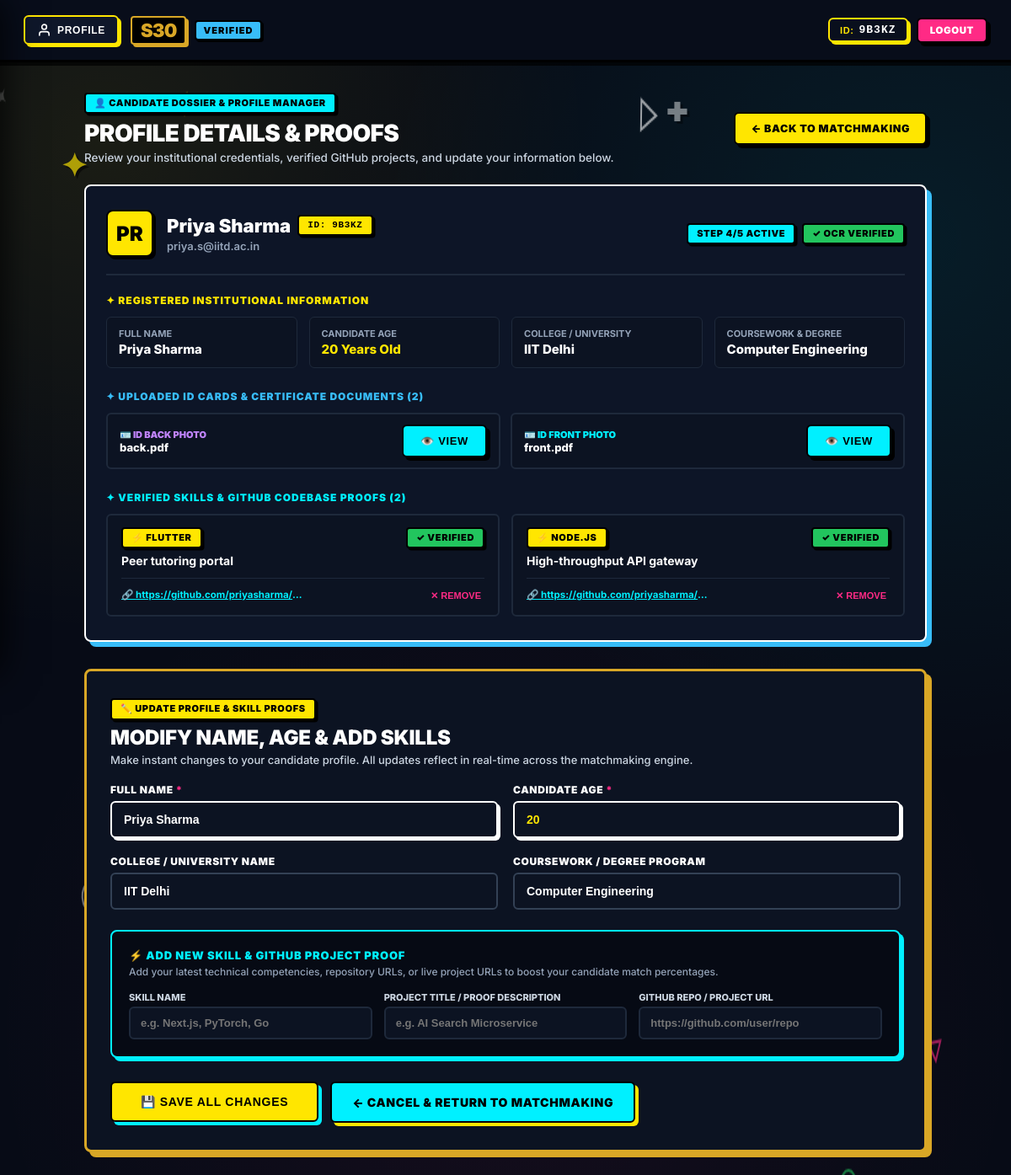
Page /candidate/profile (signed in) on the earlier database version.
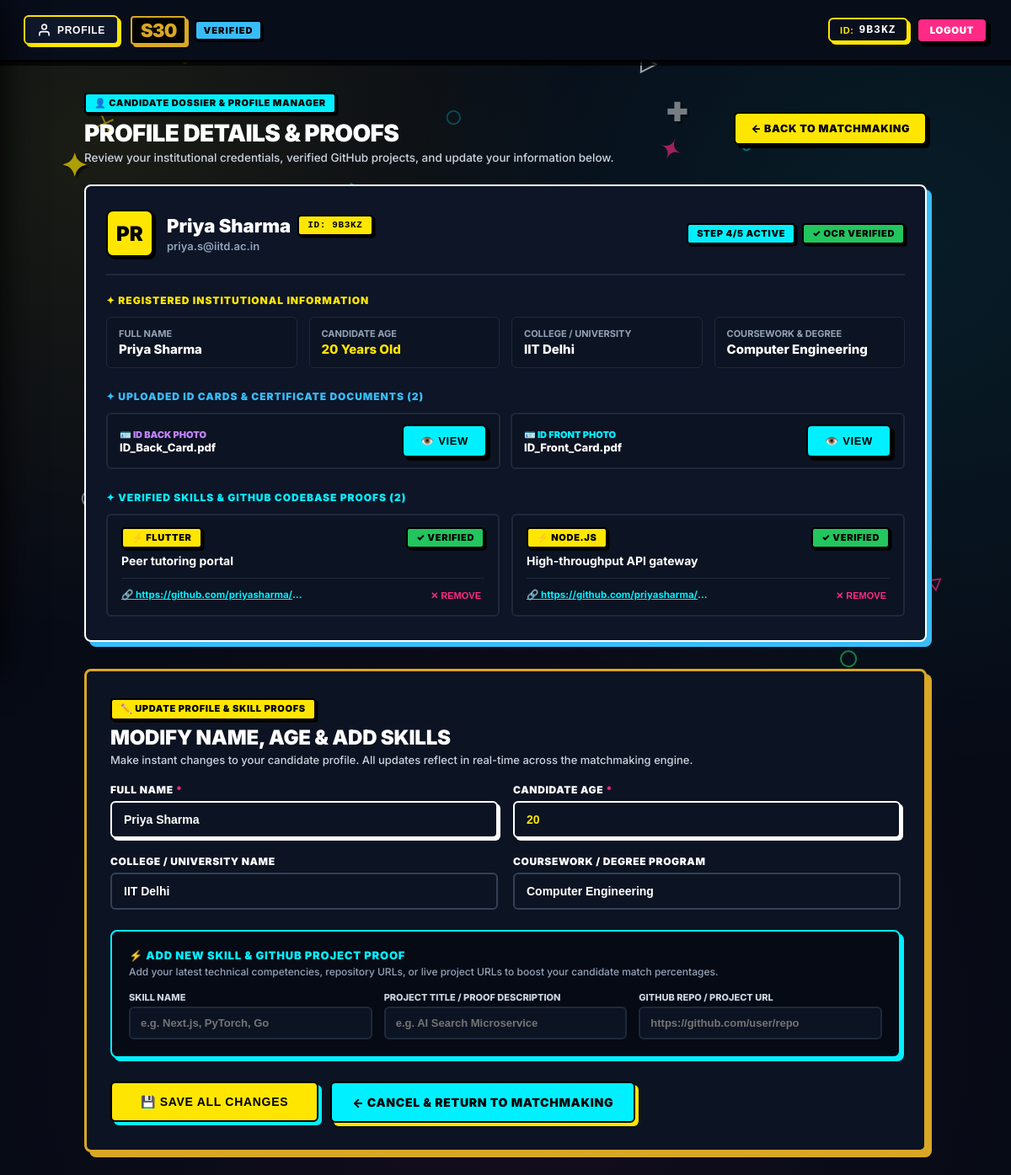
Same page on the later database version.
### tables this page shows
CREATE TABLE user_documents (
        id INTEGER PRIMARY KEY AUTOINCREMENT,
        user_id INTEGER NOT NULL,
        doc_category TEXT DEFAULT 'certificate',
        filename TEXT NOT NULL,
        original_name TEXT NOT NULL,
        file_size INTEGER NOT NULL,
        file_type TEXT,
        ai_score REAL DEFAULT 0.05,
        ai_recommendation TEXT DEFAULT 'LOW_RISK',
        ai_notes TEXT DEFAULT 'Passed automated provenance and pixel pattern check.',
        review_status TEXT DEFAULT 'PENDING',
        uploaded_at TIMESTAMP DEFAULT CURRENT_TIMESTAMP,
        FOREIGN KEY (user_id) REFERENCES users (id) ON DELETE CASCADE
    );

CREATE TABLE user_skills (
        id INTEGER PRIMARY KEY AUTOINCREMENT,
        user_id INTEGER NOT NULL,
        skill_name TEXT NOT NULL,
        project_name TEXT NOT NULL,
        project_url TEXT,
        status TEXT DEFAULT 'VERIFIED',
        created_at TIMESTAMP DEFAULT CURRENT_TIMESTAMP,
        FOREIGN KEY (user_id) REFERENCES users (id) ON DELETE CASCADE
    );

### app.py (the view, shortened to what this page needs)
@app.route("/profile/edit", methods=["GET", "POST"])
@app.route("/candidate/profile", methods=["GET", "POST"])
def edit_profile():
    user = get_current_user()
    if not user:
        return redirect(url_for("login_page"))
    conn = database.get_db_connection()
    success_msg = None
    error_msg = None
    user_row = conn.execute("SELECT * FROM users WHERE id = ?", (user["id"],)).fetchone()
    skills = conn.execute("SELECT * FROM user_skills WHERE user_id = ? ORDER BY id ASC", (user["id"],)).fetchall()
    docs = conn.execute("SELECT * FROM user_documents WHERE user_id = ? ORDER BY id DESC", (user["id"],)).fetchall()
    conn.close()
    user_dict = dict(user_row) if user_row else dict(user)
    skills_list = [dict(s) for s in skills]
    docs_list = [dict(d) for d in docs]
    return render_template(
        "edit_profile.html",
        user=user_dict,
        skills=skills_list,
        documents=docs_list,
        success=success_msg,
        error=error_msg
    )

### app.py (called while the page is built)
def get_current_user(create_default=False):
    user_id = session.get("user_id")
    if not user_id:
        return None
    conn = database.get_db_connection()
    user = conn.execute("SELECT * FROM users WHERE id = ?", (user_id,)).fetchone()
    conn.close()
    return dict(user) if user else None

@app.context_processor
def inject_user():
    return dict(current_user=get_current_user(create_default=False))

### database.py (called while the page is built)
def get_db_connection():
    conn = sqlite3.connect(DB_PATH, timeout=30.0, check_same_thread=False)
    conn.row_factory = sqlite3.Row
    try:
        conn.execute("PRAGMA journal_mode=WAL")
        conn.execute("PRAGMA busy_timeout=30000")
    except Exception:
        pass
    return conn

### templates/edit_profile.html (shortened to what the changed rows need)
{% extends "base.html" %}
{% block content_wrapper %}
<main style="max-width: 1040px; width: 100%; margin: 36px auto 70px auto; padding: 0 20px; position: relative; z-index: 2;">
  <div style="display: flex; justify-content: space-between; align-items: center; margin-bottom: 24px; flex-wrap: wrap; gap: 14px;">
    <div>
      <h1 style="font-size: 28px; font-weight: 900; color: #ffffff; text-transform: uppercase; letter-spacing: -0.02em; margin: 0;">
        Profile Details & Proofs
      </h1>
    </div>
  </div>
  <div class="neo-card" style="padding: 28px 24px; margin-bottom: 32px; background: #090f1d; border: 3px solid #ffffff; box-shadow: 8px 8px 0px #00f0ff;">
    <div style="display: flex; align-items: center; justify-content: space-between; border-bottom: 2px solid #1e293b; padding-bottom: 20px; margin-bottom: 22px; flex-wrap: wrap; gap: 14px;">
      <div style="display: flex; align-items: center; gap: 16px;">
        <div>
          <div style="display: flex; align-items: center; gap: 8px; flex-wrap: wrap;">
            <h2 style="font-size: 22px; font-weight: 900; color: #ffffff; margin: 0;">{{ user.full_name }}</h2>
          </div>
        </div>
      </div>
    </div>
    <div style="margin-bottom: 26px;">
      {% if documents %}
      <div style="display: grid; grid-template-columns: repeat(auto-fit, minmax(260px, 1fr)); gap: 12px;">
        {% for d in documents %}
        <div style="background: #0c1322; border: 2px solid #1e293b; border-radius: 6px; padding: 12px 14px; display: flex; justify-content: space-between; align-items: center; gap: 8px;">
          <div style="min-width: 0;">
            <div style="font-size: 11px; font-weight: 900; color: {% if d.doc_category == 'id_front' %}#00f0ff{% elif d.doc_category == 'id_back' %}#c084fc{% else %}#FFE600{% endif %}; text-transform: uppercase;">
              {% if d.doc_category == 'id_front' %}🪪 ID Front Photo{% elif d.doc_category == 'id_back' %}🪪 ID Back Photo{% else %}📜 Certificate{% endif %}
            </div>
            <div style="font-size: 13px; font-weight: 800; color: #ffffff; white-space: nowrap; overflow: hidden; text-overflow: ellipsis; max-width: 170px;" title="{{ d.original_name }}">
              {{ d.original_name }}
            </div>
          </div>
          <button type="button" class="neo-btn neo-btn-cyan" style="padding: 4px 10px; font-size: 11px; flex-shrink: 0;" onclick="openMediaPreview('{{ d.original_name }}', '/documents/view/{{ d.filename }}', '{{ d.doc_category }}', 'Verified Credential')">
            <span>👁️ VIEW</span>
          </button>
        </div>
        {% endfor %}
      </div>
      {% else %}
      <div style="background: #0c1322; border: 1.5px dashed #334155; border-radius: 6px; padding: 14px; text-align: center; color: #94a3b8; font-size: 12.5px;">
        No documents attached to profile yet.
      </div>
      {% endif %}
    </div>
    <div>
      {% if skills %}
      <div style="display: grid; grid-template-columns: repeat(auto-fit, minmax(280px, 1fr)); gap: 14px;">
        {% for s in skills %}
        <div style="background: #0c1322; border: 2px solid #1e293b; border-radius: 6px; padding: 14px 16px; display: flex; flex-direction: column; justify-content: space-between; gap: 8px;">
          <div>
            <div style="display: flex; justify-content: space-between; align-items: center; margin-bottom: 6px;">
              <span class="neo-badge neo-badge-yellow" style="font-size: 11px; font-weight: 900;">
                ⚡ {{ s.skill_name }}
              </span>
              <span class="neo-badge neo-badge-green" style="font-size: 10px;">
                ✓ {{ s.status or 'VERIFIED' }}
              </span>
            </div>
            <strong style="font-size: 14px; color: #ffffff; display: block;">{{ s.project_name }}</strong>
          </div>
          {% if s.project_url %}
          <div style="display: flex; align-items: center; justify-content: space-between; margin-top: 4px; border-top: 1px solid #1e293b; padding-top: 8px;">
            <a href="{{ s.project_url }}" target="_blank" rel="noopener noreferrer" style="color: #00f0ff; font-size: 11.5px; font-weight: 700; text-decoration: underline; white-space: nowrap; overflow: hidden; text-overflow: ellipsis; max-width: 220px;">
              🔗 {{ s.project_url }}
            </a>
            <form method="POST" action="{{ url_for('edit_profile') }}" style="margin: 0;" onsubmit="return confirm('Remove {{ s.skill_name }} from your profile?');">
              <button type="submit" style="background: none; border: none; color: #ff2a85; font-size: 11px; font-weight: 800; cursor: pointer; padding: 2px 4px;" title="Delete this skill">
                ✕ REMOVE
              </button>
            </form>
          </div>
          {% endif %}
        </div>
        {% endfor %}
      </div>
      {% else %}
      <div style="background: #0c1322; border: 1.5px dashed #334155; border-radius: 6px; padding: 18px; text-align: center; color: #94a3b8; font-size: 13px;">
        No skills added yet. Use the update form below to add your first verified skill!
      </div>
      {% endif %}
    </div>
  </div>
  <div class="neo-card-yellow" style="padding: 32px 28px; background: #090f1d; border: 3.5px solid #FFE600; box-shadow: 8px 8px 0px #FFE600;">
    <div style="margin-bottom: 20px;">
      <h2 style="font-size: 24px; font-weight: 900; color: #ffffff; text-transform: uppercase; letter-spacing: -0.01em; margin: 0;">
        Modify Name, Age & Add Skills
      </h2>
    </div>
  </div>
</main>
{% endblock %}

Differences in the rows shown:
removed user_documents: doc_category "🪪 ID BACK PHOTO", original_name "back.pdf"
removed user_documents: doc_category "🪪 ID FRONT PHOTO", original_name "front.pdf"
added user_documents: doc_category "🪪 ID BACK PHOTO", original_name "ID_Back_Card.pdf"
added user_documents: doc_category "🪪 ID FRONT PHOTO", original_name "ID_Front_Card.pdf"
